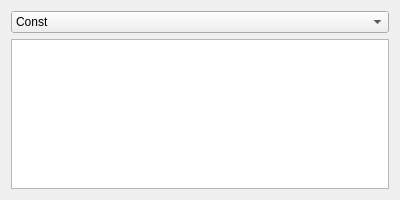
<?xml version="1.0" encoding="UTF-8"?>
<ui version="4.0">
 <class>Dialog</class>
 <widget class="QDialog" name="Dialog">
  <property name="geometry">
   <rect>
    <x>0</x>
    <y>0</y>
    <width>400</width>
    <height>200</height>
   </rect>
  </property>
  <property name="windowTitle">
   <string>Dialog</string>
  </property>
  <layout class="QFormLayout" name="formLayout">
   <item row="1" column="0" colspan="2">
    <widget class="QPlainTextEdit" name="value_edit"/>
   </item>
   <item row="0" column="0" colspan="2">
    <widget class="QComboBox" name="type_combo">
     <item>
      <property name="text">
       <string>Const</string>
      </property>
     </item>
     <item>
      <property name="text">
       <string>Blackboard</string>
      </property>
     </item>
     <item>
      <property name="text">
       <string>Property</string>
      </property>
     </item>
    </widget>
   </item>
  </layout>
 </widget>
 <resources/>
 <connections/>
</ui>
